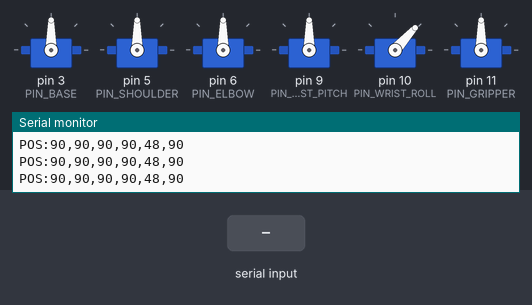
Bench run of a sketch on a simulated Arduino Uno, built with avr-gcc and run on an emulated ATmega328P. Parts: 6 × servo, the last lines printed to the serial monitor. The inputs (shaded band) are chosen by the test bench.

Above: at 6.0 s.
6.1 s: "<90,45,200>" received over Serial
At 8.1 s:
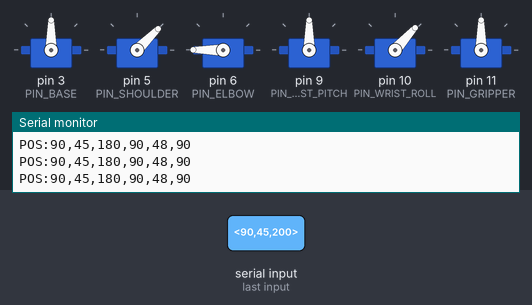
9.1 s: "<30,150,10>" received over Serial
At 11.88 s:
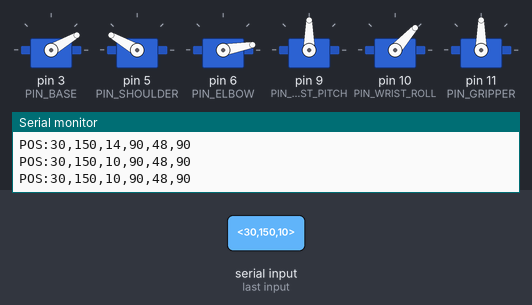
12.1 s: "<90,45>" received over Serial
At 14.1 s:
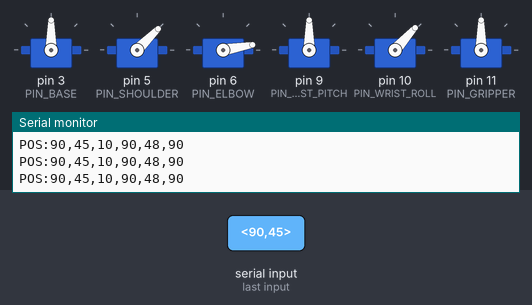
15.1 s: "<30,150>" received over Serial
At 15.55 s:
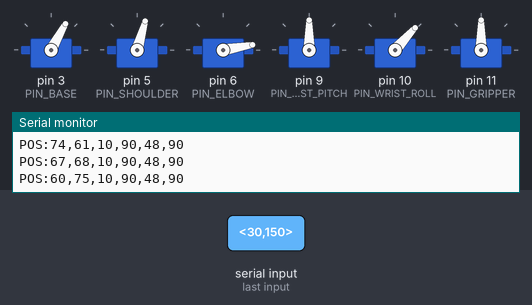
18.1 s: "<5>" received over Serial
At 19.6 s:
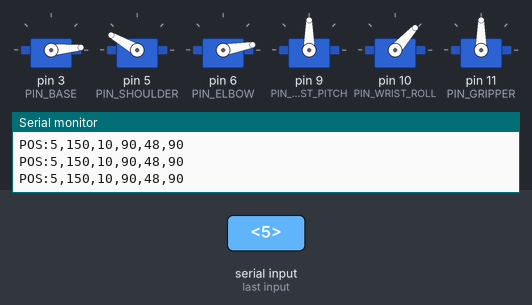
19.9 s: "<90>" received over Serial
At 22.2 s:
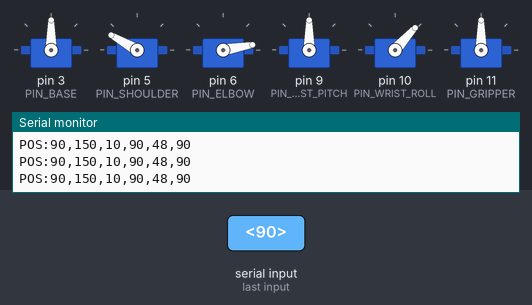
Timing chart, 0 to 23.7 s (numbered marks = the images above; inputs shaded):
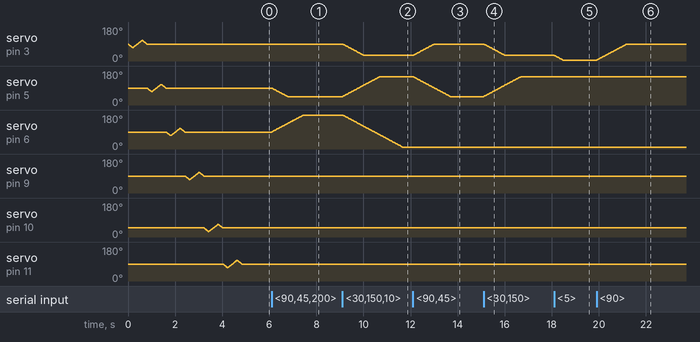

Measured:
- after the input at 6.1 s, servo on pin 5 (PIN_SHOULDER): moves from 90° to 45° over 0.68 s, starting at once; servo on pin 6 (PIN_ELBOW): moves from 90° to 180° over 1.3 s, starting at once
- after the input at 9.1 s, servo on pin 3 (PIN_BASE): moves from 90° to 30° over 0.90 s, starting at once; servo on pin 5 (PIN_SHOULDER): moves from 45° to 150° over 1.6 s, starting at once; servo on pin 6 (PIN_ELBOW): moves from 180° to 10° over 2.5 s, starting at once
- after the input at 12.1 s, servo on pin 3 (PIN_BASE): moves from 30° to 90° over 0.90 s, starting at once; servo on pin 5 (PIN_SHOULDER): moves from 150° to 45° over 1.6 s, starting at once
- after the input at 15.1 s, servo on pin 3 (PIN_BASE): moves from 90° to 30° over 0.90 s, starting at once; servo on pin 5 (PIN_SHOULDER): moves from 45° to 150° over 1.6 s, starting at once
- after the input at 18.1 s, servo on pin 3 (PIN_BASE): moves from 30° to 5° over 0.36 s, starting at once
- after the input at 19.9 s, servo on pin 3 (PIN_BASE): moves from 5° to 90° over 1.3 s, starting at once

The sketch:

controller.ino
```cpp
/*
 * 6 DOF Robotic Arm Controller
 * Listen for serial commands <angle1, angle2, ...> and control servos with smooth ramping.
 *
 * Based on parameters extracted from test.ino:
 * - Base: Pin 3 (0-180)
 * - Shoulder: Pin 5 (0-180)
 * - Elbow: Pin 6 (0-180)
 * - Wrist Pitch: Pin 9 (0-180)
 * - Wrist Roll: Pin 10 (0-145)
 * - Gripper: Pin 11 (0-160)
 */

#include <Servo.h>

// =======================
// CONFIGURATION
// =======================

// Pin Definitions
#define PIN_BASE        3
#define PIN_SHOULDER    5
#define PIN_ELBOW       6
#define PIN_WRIST_PITCH 9
#define PIN_WRIST_ROLL  10
#define PIN_GRIPPER     11

// Limits (Min, Max, Home)
const int LIMITS[6][3] = {
  {0, 180, 90},   // Base
  {0, 180, 90},   // Shoulder
  {0, 180, 90},   // Elbow
  {0, 180, 90},   // Wrist Pitch
  {0, 145, 48},   // Wrist Roll
  {0, 160, 90}    // Gripper
};

// Servo Objects
Servo servos[6];
int currentAngles[6]; // Current physical angle
int targetAngles[6];  // Desired target angle

// Smoothing
unsigned long lastMoveTime = 0;
const int MOVE_INTERVAL = 15; // ms between steps (controls speed)

// Serial Buffer
const byte numChars = 32;
char receivedChars[numChars];
boolean newData = false;

// =======================
// SETUP
// =======================

void setup() {
  Serial.begin(115200);
  Serial.println("6 DOF Robotic Arm Controller Started");

  // Attach servos
  servos[0].attach(PIN_BASE);
  servos[1].attach(PIN_SHOULDER);
  servos[2].attach(PIN_ELBOW);
  servos[3].attach(PIN_WRIST_PITCH);
  servos[4].attach(PIN_WRIST_ROLL);
  servos[5].attach(PIN_GRIPPER);

  // Initialize angles
  for (int i = 0; i < 6; i++) {
    currentAngles[i] = LIMITS[i][2]; // Start at Home
    targetAngles[i] = LIMITS[i][2];
    servos[i].write(currentAngles[i]);
  }

  // Self-test routine
  runSelfTest();
}

// =======================
// MAIN LOOP
// =======================

void loop() {
  recvWithStartEndMarkers();
  if (newData) {
    parseData();
    newData = false;
  }
  updateServos();
}

// =======================
// SELF TEST
// =======================

void runSelfTest() {
  Serial.println("Running Self-Test...");
  // Cycle each servo slightly to verify movement
  for (int i = 0; i < 6; i++) {
    int home = LIMITS[i][2];
    int testMin = max(LIMITS[i][0], home - 20);
    int testMax = min(LIMITS[i][1], home + 20);

    // Move to test min
    smoothMoveBlocking(i, testMin);
    // Move to test max
    smoothMoveBlocking(i, testMax);
    // Return to home
    smoothMoveBlocking(i, home);
  }
  Serial.println("Self-Test Complete. Ready.");
}

// Blocking move function for startup test only
void smoothMoveBlocking(int servoIdx, int target) {
  int current = servos[servoIdx].read();
  int step = (target > current) ? 1 : -1;

  while (current != target) {
    current += step;
    servos[servoIdx].write(current);
    delay(10);
  }
  currentAngles[servoIdx] = current;
  targetAngles[servoIdx] = current; // Sync target
}

// =======================
// SERIAL COMMUNICATION
// =======================

void recvWithStartEndMarkers() {
  static boolean recvInProgress = false;
  static byte ndx = 0;
  char startMarker = '<';
  char endMarker = '>';
  char rc;

  while (Serial.available() > 0 && newData == false) {
    rc = Serial.read();

    if (recvInProgress == true) {
      if (rc != endMarker) {
        receivedChars[ndx] = rc;
        ndx++;
        if (ndx >= numChars) {
          ndx = numChars - 1;
        }
      }
      else {
        receivedChars[ndx] = '\0'; // terminate the string
        recvInProgress = false;
        ndx = 0;
        newData = true;
      }
    }
    else if (rc == startMarker) {
      recvInProgress = true;
    }
  }
}

void parseData() {
  char * strtokIndx; // this is used by strtok() as an index

  strtokIndx = strtok(receivedChars, ",");
  for(int i=0; i<6; i++) {
    if(strtokIndx != NULL) {
      int val = atoi(strtokIndx);
      // Constrain value to limits
      val = constrain(val, LIMITS[i][0], LIMITS[i][1]);
      targetAngles[i] = val;
      strtokIndx = strtok(NULL, ",");
    }
  }

  // Echo back targets
  Serial.print("TARGETS:");
  for(int i=0; i<6; i++) {
    Serial.print(targetAngles[i]);
    if(i<5) Serial.print(",");
  }
  Serial.println();
}

// =======================
// MOTION CONTROL
// =======================

void updateServos() {
  if (millis() - lastMoveTime >= MOVE_INTERVAL) {
    lastMoveTime = millis();
    bool moving = false;

    for (int i = 0; i < 6; i++) {
      if (currentAngles[i] != targetAngles[i]) {
        moving = true;
        if (currentAngles[i] < targetAngles[i]) {
          currentAngles[i]++;
        } else {
          currentAngles[i]--;
        }
        servos[i].write(currentAngles[i]);
      }
    }

    // Optional: Echo current positions periodically or when moving
    // User asked to "echo the actual achieved angles back".
  }

  // Periodic status report (every 100ms)
  static unsigned long lastReportTime = 0;
  if (millis() - lastReportTime > 100) {
    lastReportTime = millis();
    Serial.print("POS:");
    for(int i=0; i<6; i++) {
      Serial.print(currentAngles[i]);
      if(i<5) Serial.print(",");
    }
    Serial.println();
  }
}
```
